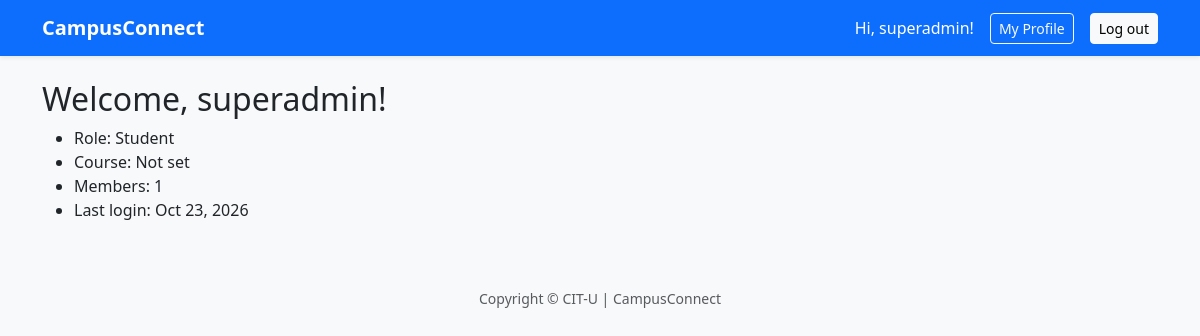
Before: / (signed in) with the older database file.
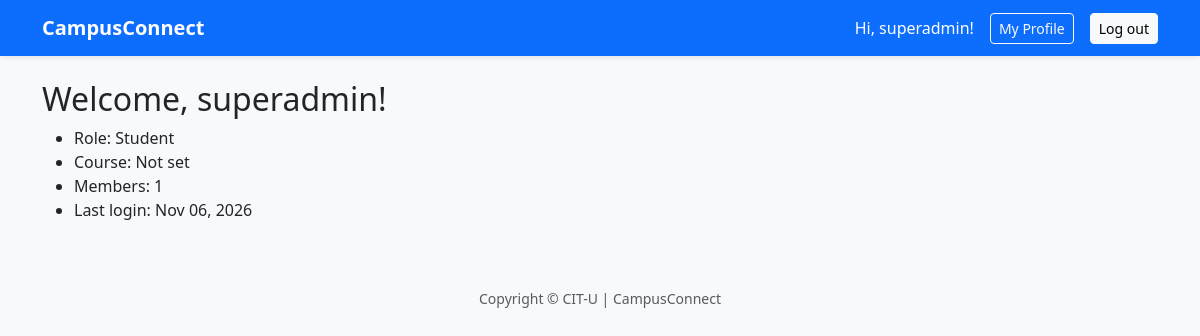
After: the same page with the newer database file.
### accounts/models.py (models this page shows, shortened)
class CustomUser(AbstractUser):
    class Role(models.TextChoices):
        STUDENT = 'STUDENT', 'Student'
        ADMIN = 'ADMIN', 'Administrator'
    role = models.CharField(max_length=10, choices=Role.choices, default=Role.STUDENT)
    course = models.CharField(max_length=50, blank=True)

### dashboard/views.py (the view)
# urls.py: path("", DashboardView.as_view(), name="dashboard"),
class DashboardView(LoginRequiredMixin, TemplateView):
    template_name = "dashboard/home.html"
    def get_context_data(self, **kwargs):
        context = super().get_context_data(**kwargs)
        context["member_count"] = CustomUser.objects.count()
        context["is_admin"] = (
            self.request.user.role == CustomUser.Role.ADMIN)
        return context

### templates/dashboard/home.html (shortened to what this page needs)
{% extends "base.html" %}
{% block content %}
<h2>Welcome, {{ user.first_name|default:user.username }}!</h2>
<ul>
    <li>Role: {{ user.get_role_display }}</li>
    <li>Course: {{ user.course|default:"Not set" }}</li>
    <li>Members: {{ member_count }}</li>
    <li>Last login: {{ user.last_login|date:"M d, Y" }}</li>
</ul>
 {% endblock %}

### templates/base.html (shortened to what this page needs)
<!DOCTYPE html>
<html lang="en">
<head>
    <link href="https://cdn.jsdelivr.net/npm/bootstrap@5.3.3/dist/css/bootstrap.min.css"
          rel="stylesheet">
</head>
<body class="bg-light">
    <nav class="navbar navbar-expand-lg navbar-dark bg-primary shadow-sm">
        <div class="container">
            <a class="navbar-brand fw-bold" href="/">
                CampusConnect
            </a>
            <div class="d-flex align-items-center gap-3">
                {% if user.is_authenticated %}
                    <span class="text-white">
                        Hi, {{ user.username }}!
                    </span>
                    <a href="{% url 'profile' %}"
                       class="btn btn-outline-light btn-sm">
                        My Profile
                    </a>
                    <form method="post" action="{% url 'logout' %}">
                        <button type="submit"
                                class="btn btn-light btn-sm">
                            Log out
                        </button>
                    </form>
                {% endif %}
            </div>
        </div>
    </nav>
    <main class="container py-4">
        {% block content %}
        {% endblock %}
    </main>
    <footer class="text-center text-muted py-4">
        <small>Copyright © CIT-U | CampusConnect</small>
    </footer>
</body>
</html>

Changed rows visible on the page:
changed CustomUser "superadmin": last_login "Oct 23, 2026" → "Nov 06, 2026"
